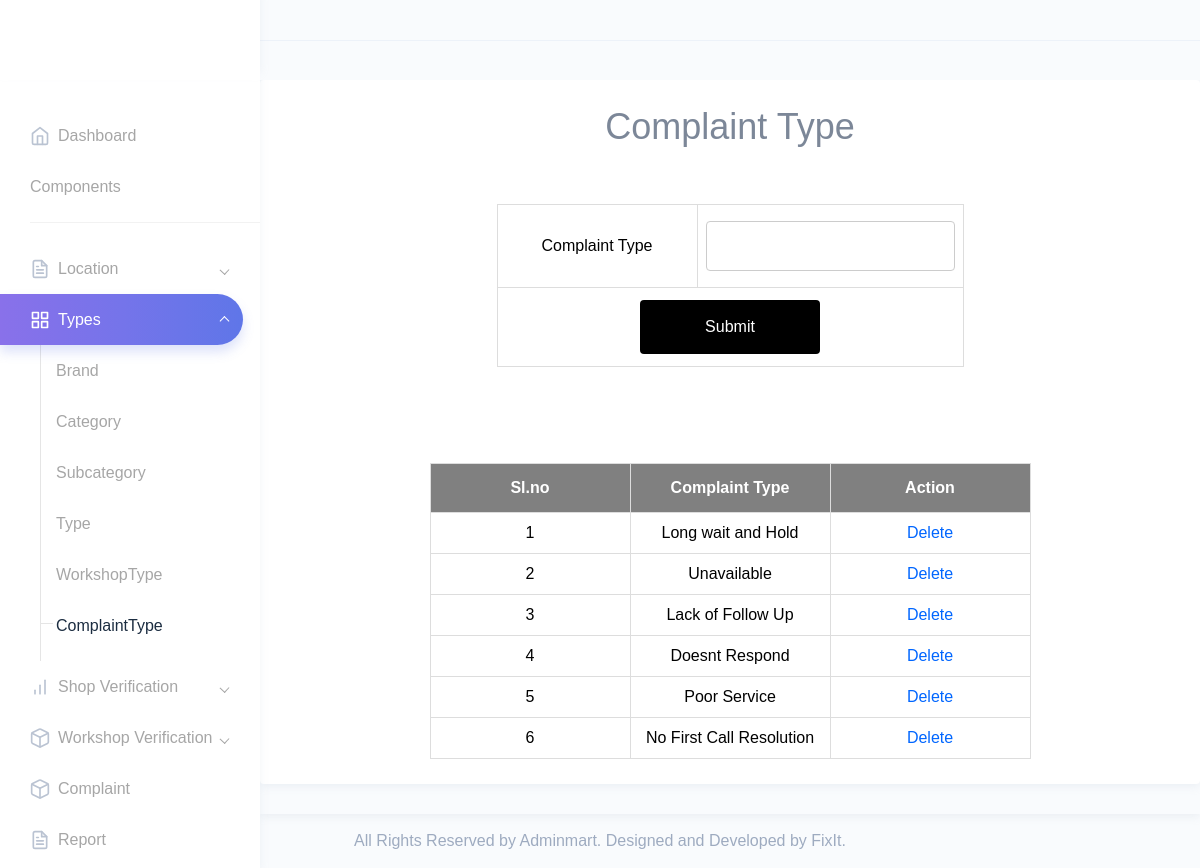
Screenshot of /Admin/ComplaintType.php (signed in) with the database file from the repository.
### tables this page shows
CREATE TABLE `tbl_complainttype` (
  `complainttype_id` int(11) NOT NULL,
  `complainttype_name` varchar(30) NOT NULL
);

### Admin/ComplaintType.php (the view, shortened to what this page needs)
<?php
include("Head.php");
			        ?>
<!DOCTYPE html PUBLIC "-//W3C//DTD XHTML 1.0 Transitional//EN" "http://www.w3.org/TR/xhtml1/DTD/xhtml1-transitional.dtd">
<html xmlns="http://www.w3.org/1999/xhtml">
<head>
</head>
<body>
<h1 align="center">Complaint Type</h1>
<div id="tab">
<br/><br/>
<form id="form1" name="form1" method="post" action="">
  <table border="1"align="center" cellpadding="5">
    <tr align="center">
      <td>Complaint Type</td>
      <td><input type="text" name="txtct" id="txtct" required autocomplete="off" /></td>
    </tr>
    <tr align="center">
      <td colspan="2"><div align="center">
        <input type="submit" name="btnsave" id="btnsave" value="Submit" />
      </div></td>
    </tr>
  </table>
  </form>
  <br /> <br /> <br />
  <br />
   <table border="1"al align="center"cellpadding="5">
    <tr align="center">
      <th >Sl.no</th>
      <th>Complaint Type</th>
      <th colspan="2"><div align="center">Action</div></th>
    </tr>
<?php
$i=0;
$selqry = "select * from tbl_complainttype";
$result=$conn->query($selqry);
while($row = $result->fetch_assoc())
{
	$i++;
?>
		<tr align="center">
        	<td>
            <?php echo $i;?>
            </td>
            <td>
            <?php echo $row["complainttype_name"];?>
            </td>
       		<td width="132"colspan="2"align="center">
        <a href="ComplaintType.php?del=<?php echo $row["complainttype_id"];?>">Delete</a></td></tr>
        <?php
}
?>
  </table>
</div>
</body>
<?php
include("Foot.php");
?>
</html>

### Assets/Templates/form.css (style rules this page uses)
#tab { font-family: "Trebuchet MS", Arial, Helvetica, sans-serif; border-collapse: collapse; width: 100%; }
#tab td, #tab th { border: 1px solid #ddd; padding: 8px; color: black; text-align:center; min-width:200px; }
#tab a { color:#06F; }
#tab th { padding-top: 12px; padding-bottom: 12px; text-align:center; background-color: gray; color: white; alignment-adjust:central; }
input[type=text],[type=password],[type=email],[type=date], select { width: 100%; padding: 12px 20px; margin: 8px 0; display: inline-block; border: 1px solid #ccc; border-radius: 4px; box-sizing: border-box; }
input[type=submit] { width: 40%; background-color: black; color: white; padding: 15px; margin: 4px 0; border: none; border-radius: 4px; cursor: pointer; }

### rows the page displays
tbl_complainttype: complainttype_name "Long wait and Hold"
tbl_complainttype: complainttype_name "Unavailable"
tbl_complainttype: complainttype_name "Lack of Follow Up"
tbl_complainttype: complainttype_name "Doesnt Respond"
tbl_complainttype: complainttype_name "Poor Service"
tbl_complainttype: complainttype_name "No First Call Resolution"
